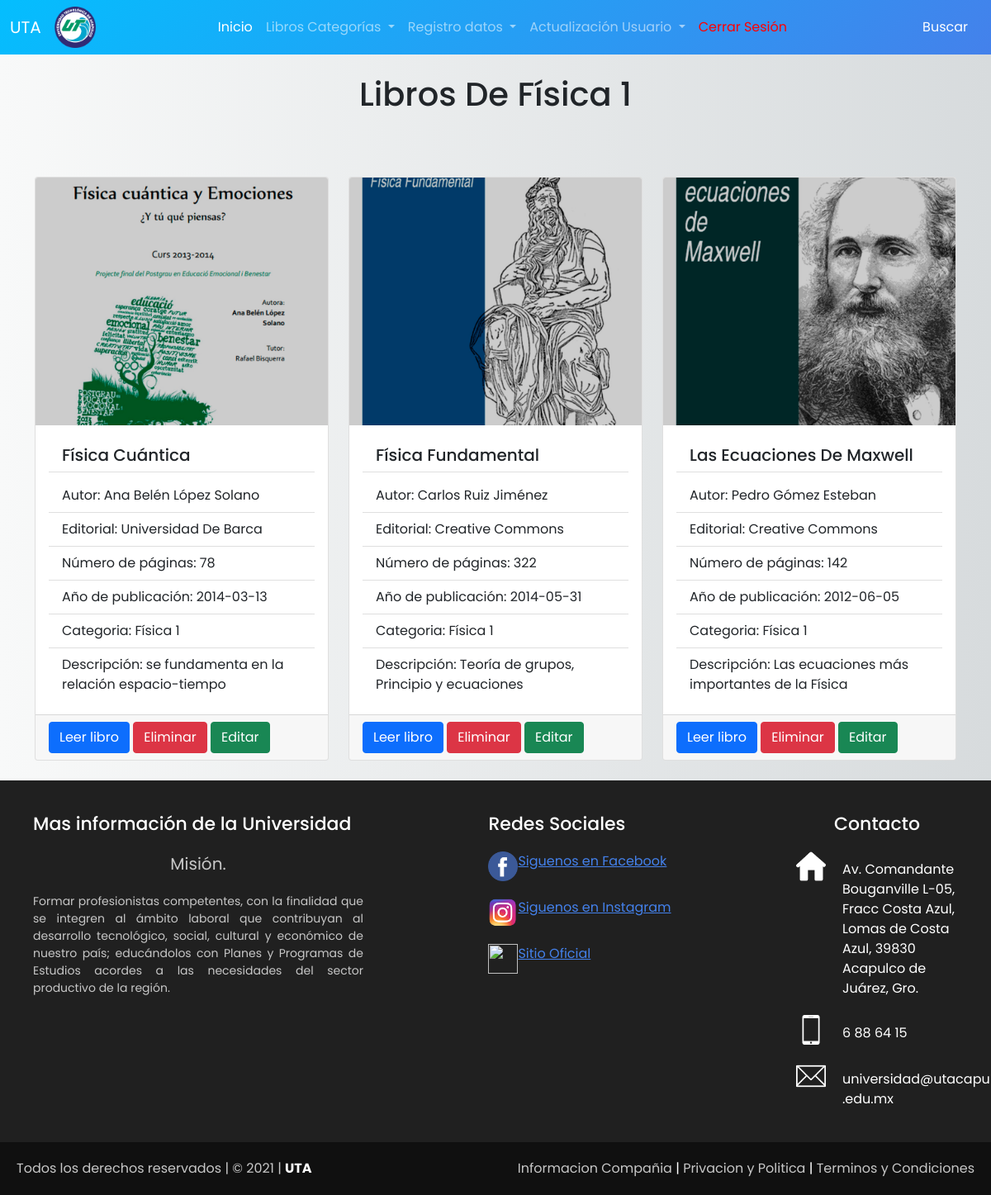
/admin/archivosCat.php?idCat=22 (signed in), run on the app's committed database.
### tables this page shows
CREATE TABLE `subcategoria` (
  `Id_Subcategoria` int(11) NOT NULL AUTO_INCREMENT,
  `Id_Categoria` int(11) NOT NULL,
  `nombre` varchar(50) NOT NULL,
  PRIMARY KEY (`Id_Subcategoria`),
  KEY `subcategoria_FK` (`Id_Categoria`),
  CONSTRAINT `subcategoria_FK` FOREIGN KEY (`Id_Categoria`) REFERENCES `categoria` (`Id_Categoria`)
);

CREATE TABLE `libro` (
  `Id_Libro` int(11) NOT NULL AUTO_INCREMENT,
  `Id_Subcategoria` int(11) NOT NULL,
  `autor` varchar(50) NOT NULL,
  `titulo` varchar(50) NOT NULL,
  `editorial` varchar(50) NOT NULL,
  `edicion` varchar(50) NOT NULL,
  `paginas` int(11) NOT NULL,
  `descripcion` varchar(100) NOT NULL,
  `img` varchar(250) NOT NULL,
  `pdf` varchar(250) NOT NULL,
  PRIMARY KEY (`Id_Libro`),
  KEY `subcategorias_FK` (`Id_Subcategoria`),
  CONSTRAINT `subcategorias_FK` FOREIGN KEY (`Id_Subcategoria`) REFERENCES `subcategoria` (`Id_Subcategoria`)
);

### admin/archivosCat.php (the view, shortened to what this page needs)
<!DOCTYPE html>
<html lang="en">
<head>
    <link href="../css/principal.css" rel="stylesheet">
    <link rel="stylesheet" href="../sweetalert/dist/sweetalert2.min.css">
    <link href="https://cdn.jsdelivr.net/npm/bootstrap@5.0.1/dist/css/bootstrap.min.css" rel="stylesheet">
    <link rel="stylesheet" href="https://cdnjs.cloudflare.com/ajax/libs/font-awesome/5.15.3/css/all.min.css" />
</head>
<header>
    <?php require_once("navResto.php"); ?>
</header>
<body style="background: linear-gradient(to right, #F8F9F9, #D7DBDD);">
    <?php
    if (!empty($_GET["idCat"]) && (filter_var($_GET["idCat"], FILTER_VALIDATE_INT))) {
        $datPeti = $_GET["idCat"];
        $peticion = "SELECT * FROM libro WHERE Id_Subcategoria='$datPeti'";
        $peticiona = "SELECT * FROM subcategoria WHERE Id_Subcategoria='$datPeti'";
        $consulta2 = $conex->query($peticiona);
        while ($row1 = $consulta2->fetch_assoc()) {
            $nombreCatT =  $row1["nombre"];
        }
    } else {
        echo '<script>
                    alert("El uso inadecuado en la url podría bloquear su direccion ip");
                    window.location="../index.php";
                    </script>';
        die();
    }
    ?>
    <center>
        <br>
        <h1>Libros De <?php echo $nombreCatT ?> </h1><br>
    </center>
    <div class="container">
        <div class="row row-cols-1 row-cols-md-3 g-4">
            <?php
            $consulta = $conex->query($peticion);
            while ($row = $consulta->fetch_assoc()) {
            ?>
                <div class="col">
                    <div class="card">
                        <img src="../docs/imagenes/<?php echo $row["img"]; ?>" class=" img-bg card-img-top" alt="...">
                        <div class="card-body">
                            <ul class="list-group list-group-flush">
                                <h5 class="list-group-item"><?php echo $row["titulo"]; ?></h5>
                                <li class="list-group-item">Autor: <?php echo $row["autor"]; ?></li>
                                <li class="list-group-item">Editorial: <?php echo $row["editorial"]; ?></li>
                                <li class="list-group-item">Número de páginas: <?php echo $row["paginas"]; ?></li>
                                <li class="list-group-item">Año de publicación: <?php echo $row["edicion"]; ?></li>
                                <li class="list-group-item">Categoria: <?php echo $nombreCatT ?></li>
                                <li class="list-group-item">Descripción: <?php echo $row["descripcion"]; ?></li>
                            </ul>
                        </div>
                        <div class="card-footer text-muted">
                            <a target="_blank" href="archivospdf.php?nombreLibro=<?php echo $row["pdf"] ?>" class="btn btn-primary">Leer
                                libro</a>
                            <input type='submit' value='Eliminar' onclick='eliminarlib(<?php echo $row["Id_Libro"] ?>)' class='btn btn-danger'>
                            <a onclick="abrir('editarchivo.php?idLibro=<?php echo $row['Id_Libro'] ?>');"  class="btn btn-success"> Editar</a>
                        </div>
                    </div><br>
                </div>
            <?php
            }
            ?>
        </div>
    </div>
    <?php require_once("footer.php"); ?>
</body>
</html>

### admin/navResto.php (shortened to what this page needs)
<link rel="stylesheet" href="https://cdnjs.cloudflare.com/ajax/libs/font-awesome/5.15.3/css/all.min.css" />
<link href="https://cdn.jsdelivr.net/npm/bootstrap@5.0.1/dist/css/bootstrap.min.css" rel="stylesheet">
<div class="navegacion">
   <nav class="navbar navbar-expand-lg navbar-dark ">
      <div class="container-fluid">
         <a class="navbar-brand" href="index.php">UTA</a>
         <img id="logo" class="logo" href="index.php" src="../img/uta.png" width="50" height="50">
         <div class="collapse navbar-collapse" id="navbarSupportedContent">
            <ul class="navbar-nav mx-auto mb-2 mb-lg-0">
               <li class="nav-item">
                  <a class="nav-link active" aria-current="page" href="index.php">Inicio</a>
               </li>
               <li class="nav-item dropdown">
                  <a class="nav-link dropdown-toggle" href="#" id="navbarDropdownMenuLink" role="button" data-bs-toggle="dropdown" aria-expanded="false">
                     Libros Categorías
                  </a>
               </li>
               <li class="nav-item dropdown">
                  <a class="nav-link dropdown-toggle" href="#" id="navbarDropdown" role="button" data-bs-toggle="dropdown" aria-expanded="false">
                     Registro datos
                  </a>
               </li>
               <li class="nav-item dropdown">
                  <a class="nav-link dropdown-toggle" href="#" id="navbarDropdown" role="button" data-bs-toggle="dropdown" aria-expanded="false">
                     Actualización Usuario
                  </a>
               </li>
               <?php $nombrecerrar = $_SESSION['usuario']['Id_Usuario'] ?>
               <li class="nav-item">
                  <a class="nav-link active" aria-current="page" id="cerrarsesion" onclick="cerrarsesionus(<?php echo $nombrecerrar ?>);" href="#" style="color:red">Cerrar Sesión</a>
               </li>
            </ul>
            <form class="d-flex">
               <a class="nav-link active" href="../admin/busca.php" aria-current="page" id="" style="color:white">Buscar</a>
            </form>
         </div>
      </div>
   </nav>
</div>

### admin/footer.php (shortened to what this page needs)
<footer>
<div class="container-footer-all">
    <div class="container-body">
        <div class="colum1">
            <h1>Mas información de la Universidad</h1>
            <p style="text-align:center;font-size: 20px;">Misión.</p>
            <p style="text-align:justify"> Formar profesionistas competentes, con la finalidad que se integren
                al ámbito laboral que
                contribuyan al desarrollo tecnológico, social, cultural y económico de nuestro país; educándolos
                con Planes y Programas de Estudios acordes a las necesidades del sector productivo de la región.
            </p>
        </div>
        <div class="colum2">
            <h1>Redes Sociales</h1>
            <div class="row2">
                <img src="../img/facebook.png">
                <a href="https://www.facebook.com/Oficial-Universidad-Tecnol%C3%B3gica-de-Acapulco-1982044402027945"
                target="_blank" class="link-danger" style="color: #4481eb;">Siguenos en Facebook</a>
            </div>
            <div class="row2">
                <img src="../img/insta.png">
                <a href="https://www.instagram.com/utacapulco/" target="_blank" class="link-danger"
                    style="color: #4481eb;">Siguenos en
                    Instagram</a>
            </div>
            <div class="row2">
                <img src="../img/oficial.png">
                <a href="http://www.utacapulco.edu.mx/" target="_blank" class="link-danger" style="color: #4481eb;">Sitio
                    Oficial</a>
            </div>
        </div>
        <div class="colum3">
            <h1 style="  text-align: center;">Contacto</h1>
            <div class="row2">
                <img src="../img/house.png">
                <label>Av. Comandante Bouganville L-05, Fracc Costa Azul, Lomas de Costa Azul, 39830 Acapulco de
                    Juárez,
                    Gro.</label>
            </div>
            <div class="row2">
                <img src="../img/smartphone.png">
                <label>6 88 64 15</label>
            </div>
            <div class="row2">
                <img src="../img/contact.png">
                <label>universidad@utacapulco
                    .edu.mx</label>
            </div>
        </div>
    </div>
</div>
<div class="container-footer">
    <div class="footer">
        <div class="copyright">
            Todos los derechos reservados | © 2021 | <a href="">UTA</a>
        </div>
        <div class="information">
            <a href="">Informacion Compañia</a> | <a href="">Privacion y Politica</a> | <a href="">Terminos y
                Condiciones</a>
        </div>
    </div>
</div>
</footer>

### css/principal.css (style rules this page uses)
* { margin: 0; padding: 0; box-sizing: border-box; font-family: 'Poppins', sans-serif; }
.navegacion { background-image: linear-gradient(-45deg, #4481eb 0%, #04befe 100%); width: 100%; }
.img-bg { height: 300px; margin-top: 0px; object-fit: cover; filter: brightness(80%); }

### admin/navResto.php (style rules this page uses)
* { margin: 0; padding: 0; box-sizing: border-box; font-family: 'Poppins', sans-serif; }
.navegacion { background-image: linear-gradient(-45deg, #4481eb 0%, #04befe 100%); width: 100%; }
.navbar { padding: 20px 0px; }

### admin/footer.php (style rules this page uses)
footer { width: 100%; background: #202020; color: white; }
.container-footer-all { width: 100%; max-width: 1200px; margin: auto; padding: 40px; }
.container-body { display: flex; justify-content: space-between; }
.colum1 { max-width: 400px; }
.colum1 h1 { font-size: 22px; }
.colum1 p { font-size: 14px; color: #C7C7C7; margin-top: 20px; }
.colum2 { max-width: 400px; }
.colum2 h1 { font-size: 22px; }
.row { margin-top: 20px; display: flex; }
.colum3 { max-width: 400px; }
.colum3 h1 { font-size: 22px; }
.row2 { margin-top: 20px; display: flex; }
.row2 img { width: 36px; height: 36px; }
.row2 label { margin-top: 10px; margin-left: 20px; max-width: 140px; }
.container-footer { width: 100%; background: #101010; }
.footer { max-width: 1200px; margin: auto; display: flex; justify-content: space-between; padding: 20px; }
.copyright { color: #C7C7C7; }
.copyright a { text-decoration: none; color: white; font-weight: bold; }
.information a { text-decoration: none; color: #C7C7C7; }

### data on the page
subcategoria: nombre "Física 1"
libro: img (picture), titulo "Física Cuántica", autor "Ana Belén López Solano", editorial "Universidad De Barca", paginas "78", edicion "2014-03-13", Id_Subcategoria.nombre "Física 1", descripcion "se fundamenta en la relación espacio-tiempo"
libro: img (picture), titulo "Física Fundamental", autor "Carlos Ruiz Jiménez", editorial "Creative Commons", paginas "322", edicion "2014-05-31", Id_Subcategoria.nombre "Física 1", descripcion "Teoría de grupos, Principio y ecuaciones"
libro: img (picture), titulo "Las Ecuaciones De Maxwell", autor "Pedro Gómez Esteban", editorial "Creative Commons", paginas "142", edicion "2012-06-05", Id_Subcategoria.nombre "Física 1", descripcion "Las ecuaciones más importantes de la Física"
